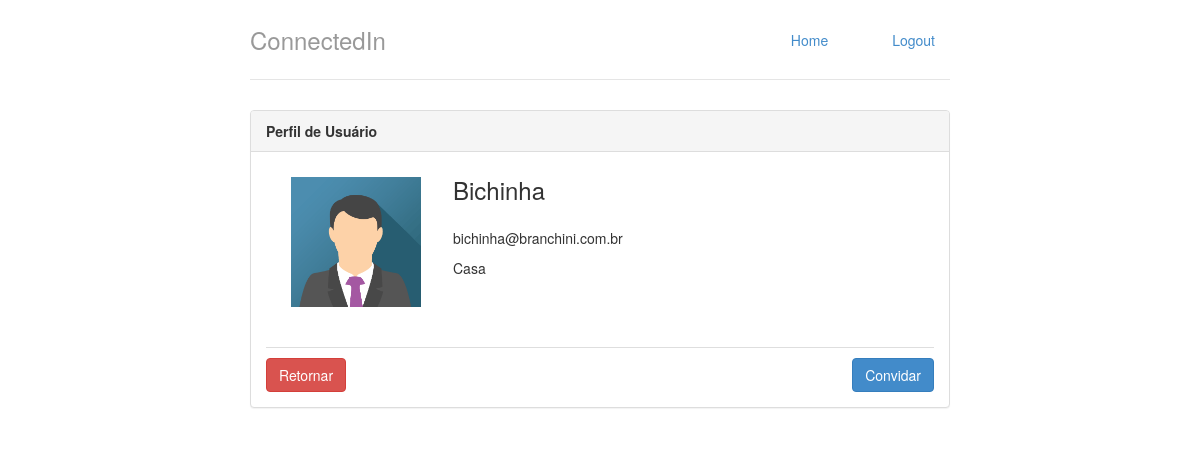
The page /perfis/6 on the database its author committed.
### perfis/models.py (models this page shows, shortened)
class Perfil(models.Model):
    nome = models.CharField(max_length=80, null=False)
    telefone = models.CharField(max_length=25, null=True)
    nome_empresa = models.CharField(max_length=80, null=True)
    contatos = models.ManyToManyField('self')
    usuario = models.OneToOneField(User, related_name="perfil")
    @property
    def email(self):
        return self.usuario.email

### perfis/views.py (the view)
# urls.py: url(r'^perfis/(?P<perfil_id>\d+)$', views.exibir, name='exibir'),
def exibir(request, perfil_id):
	perfil = Perfil.objects.get(id = perfil_id)
	perfil_logado = get_perfil_logado(request)
	is_contato = perfil in perfil_logado.contatos.all()
	return render(request, 'perfil.html', { 'perfil' : perfil, 'is_contato' : is_contato })

### perfis/views.py (called while the page is built)
def get_perfil_logado(request):
	return Perfil.objects.get(id=1)

### perfis/templates/perfil.html (shortened to what this page needs)
{% extends "base.html" %}
{% load staticfiles %}
{% block body %}
<div class="panel panel-default">
	<div class="panel-heading">
		<strong>Perfil de Usuário</strong>
	</div>
	<div class="panel-body">
		<div class="media" style="padding: 10px">
			<div class="media-left col-xs-3">
				<img src="{% static 'img/img_avatar.png' %}" class="media-object" style="width:130px">
			</div>
			<div class="media-body col-xs-9">
				<h3 class="media-heading">{{ perfil.nome }}</h3>
				<br>
				<p>{{ perfil.email }}</p>
				<p>{{ perfil.nome_empresa }}</p>
			</div>
		</div>
		<div class="panel-buttons">
			<div class="pull-left">
				<a href="{% url 'listar' %}" class="btn btn-danger">Retornar</a>
			</div>
			{% if is_contato %}
				<div class="pull-right">
					<div class="well well-sm">Vocês estão conectados</div>
				</div>
			{% else %}
				<div class="pull-right">
					<a href="{% url 'convidar' perfil.id %}" class="btn btn-primary">Convidar</a>
				</div>
			{% endif %}
		</div>
	</div>
</div>
{% endblock %}

### perfis/static/styles/main.css (style rules this page uses)
body { padding-top: 20px; padding-bottom: 20px; }
.panel-buttons { margin-top: 30px; border-top: 1px solid #DEDEDE; padding-top: 10px; }

### rows shown on the page
Perfil: nome "Bichinha", email "bichinha@branchini.com.br", nome_empresa "Casa"
